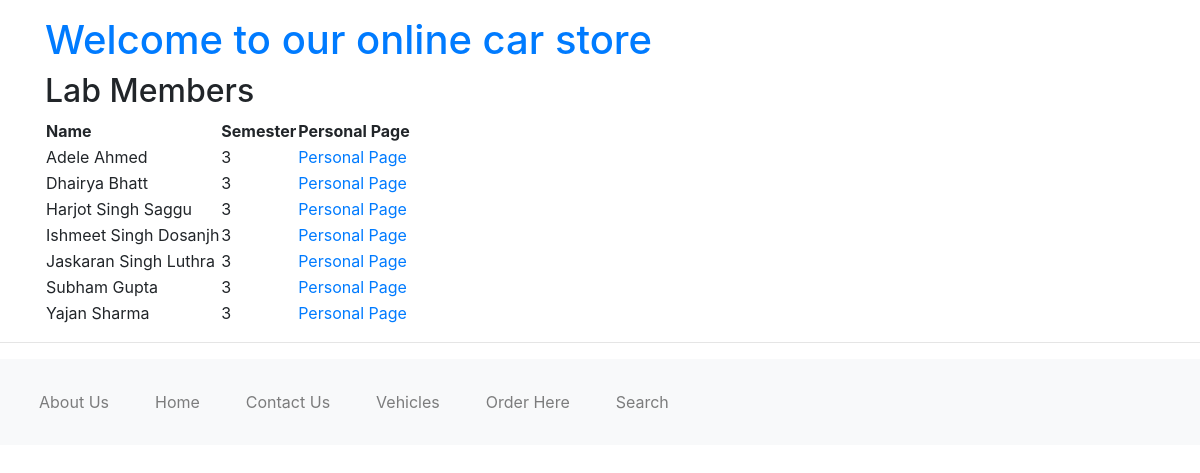
Screenshot of /lab_members/ with the database file from the repository.
### carapp/models.py (models this page shows, shortened)
class LabMember(models.Model):
    first_name = models.CharField(max_length=100)
    last_name = models.CharField(max_length=100)
    semester = models.IntegerField()
    personal_page = models.URLField()
    class Meta:
        ordering = ['first_name']

### carapp/views.py (the view)
# urls.py: path('lab_members/', views.lab_members, name='lab_members'),
def lab_members(request):
    members = LabMember.objects.order_by('first_name')
    context = {
        'members': members
    }
    return render(request, 'lab_member.html', context)

### templates/lab_member.html (shortened to what this page needs)
{% extends 'base.html' %}
{% block body_block %}
    <h2>Lab Members</h2>
       <table>
          <thead>
            <tr>
              <th>Name</th>
              <th>Semester</th>
              <th>Personal Page</th>
            </tr>
          </thead>
          <tbody>
            {% for member in members %}
              <tr>
                <td>{{ member.first_name }} {{ member.last_name }}</td>
                <td>{{ member.semester }}</td>
                <td><a href="{{ member.personal_page }}" target="_blank">Personal Page</a></td>
              </tr>
            {% endfor %}
          </tbody>
    </table>
{% endblock %}

### carapp/static/carapp/style.css (style rules this page uses)
body { background-color: #f0f0f0; color: #333; }

### rows the page displays
LabMember: first_name "Adele", last_name "Ahmed", semester "3"
LabMember: first_name "Dhairya", last_name "Bhatt", semester "3"
LabMember: first_name "Harjot Singh", last_name "Saggu", semester "3"
LabMember: first_name "Ishmeet Singh", last_name "Dosanjh", semester "3"
LabMember: first_name "Jaskaran Singh", last_name "Luthra", semester "3"
LabMember: first_name "Subham", last_name "Gupta", semester "3"
LabMember: first_name "Yajan", last_name "Sharma", semester "3"
